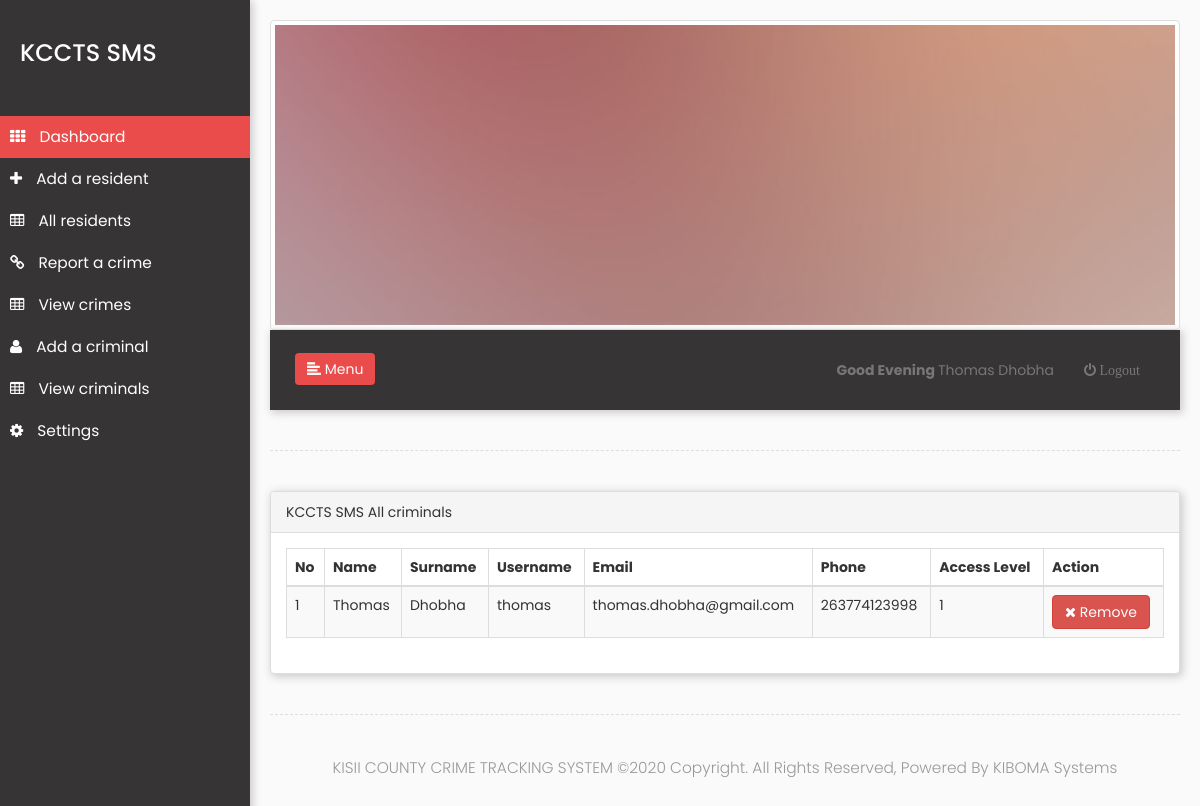
The app's page /admin/v_users.php (signed in) with its own data.
### tables this page shows
CREATE TABLE `users` (
  `id` int(11) NOT NULL,
  `name` varchar(30) NOT NULL,
  `surname` varchar(30) NOT NULL,
  `email` varchar(40) NOT NULL,
  `username` varchar(20) NOT NULL,
  `password` varchar(32) NOT NULL,
  `joined` varchar(30) NOT NULL,
  `type` varchar(10) NOT NULL,
  `permission` varchar(10) NOT NULL,
  `gender` varchar(1) NOT NULL,
  `phone` varchar(20) NOT NULL
);

### admin/v_users.php (the view, shortened to what this page needs)
<?php require_once('includes/session.php');
      require_once('includes/conn.php');
?>
<!DOCTYPE html>
<html lang="en">
    <head>
        <link rel="stylesheet" href="assets/css/bootstrap.min.css">
        <link rel="stylesheet" href="assets/css/style.css">
        <link rel="stylesheet" href="assets/awesome/font-awesome.css">
        <link rel="stylesheet" href="assets/css/animate.css">
         <link rel="stylesheet" href="vendors/datatables/datatables.min.css">
    </head>
    <body>
        <div class="wrapper">
            <nav id="sidebar" class="sammacmedia">
                <div class="sidebar-header">
                    <h3>KCCTS SMS</h3>
                </div>
                <ul class="list-unstyled components">
                    <li class="active">
                        <a href="dashboard.php">
                            <i class="fa fa-th"></i>
                           Dashboard
                        </a>
                    </li>
                              <?php
                    if($_SESSION['permission']==1 or $_SESSION['permission']==2 ){
                    ?>
                    <li>
                        <a href="a_employees.php">
                            <i class="fa fa-plus"></i>
                            Add a resident
                        </a>
                    </li>
                    <?php }?>
                    <li>
                        <a href="all_employees.php">
                            <i class="fa fa-table"></i>
                           All residents
                        </a>
                    </li>
                    <li>
                        <a href="invest.php">
                            <i class="fa fa-link"></i>
                            Report a crime
                        </a>
                    </li>
                              <?php
                    if($_SESSION['permission']==1 or $_SESSION['permission']==2 ){
                    ?>
                    <li>
                        <a href="v_issue.php">
                            <i class="fa fa-table"></i>
                            View crimes
                        </a>
                    </li>
                    <?php }?>
                             <?php
                    if($_SESSION['permission']==1){
                    ?>
                    <li>
                        <a href="a_users.php">
                            <i class="fa fa-user"></i>
                            Add a criminal
                        </a>
                    </li>
                    <li>
                        <a href="v_users.php">
                            <i class="fa fa-table"></i>
                            View criminals
                        </a>
                    </li>
                    <?php } ?>
                    <li>
                        <a href="settings.php">
                            <i class="fa fa-cog"></i>
                            Settings
                        </a>
                    </li>
                </ul>
            </nav>
            <div id="content">
                <div clas="col-md-12">
                <img src="assets/image/pic05.jpg" class="img-thumbnail">
                    </div>
                <nav class="navbar navbar-default sammacmedia">
                    <div class="container-fluid">
                        <div class="navbar-header" id="sams">
                            <button type="button" id="sidebarCollapse" id="makota" class="btn btn-sam animated tada navbar-btn">
                                <i class="glyphicon glyphicon-align-left"></i>
                                <span>Menu</span>
                            </button>
                        </div>
                        <div class="collapse navbar-collapse" id="bs-example-navbar-collapse-1">
                            <ul class="nav navbar-nav navbar-right  makotasamuel">
                                <li><a href="#"><?php require_once('includes/name.php');?></a></li>
                                <li ><a href="logout.php"><i class="fa fa-power-off"> Logout</i></a></li>
                            </ul>
                        </div>
                    </div>
                </nav>
                <div class="line"></div>
		<div class="panel panel-default sammacmedia">
            <div class="panel-heading">KCCTS SMS All criminals</div>
        <div class="panel-body">
                        <table class="table table-striped thead-dark table-bordered table-hover" id="myTable">
                <thead>
                <tr>
                    <th>No</th>
                    <th>Name</th>
                    <th>Surname</th>
                    <th>Username</th>
                    <th>Email</th>
                    <th>Phone</th>
                    <th>Access Level</th>
                    <th>Action</th>
                    </tr>
                </thead>
                    <?php
                                   $a=1;
                    $query=mysqli_query($mysqli,"select *from `users` ");
                     while($row=mysqli_fetch_array($query))
                        {
                          ?>
                          <tr>
                              <td><?php echo $a;?></td>
                            <td><?php echo $row['name'];?></td>
                            <td><?php echo $row['surname'];?></td>
                            <td><?php echo $row['username'];?></td>
                            <td><?php echo $row['email'];?></td>
                            <td><?php echo $row['phone'];?></td>
                            <td><?php echo $row['permission'];?></td>
                            <td>
                  <a href="v_users.php?edited=1&idx=<?php echo $row['id']; ?>" data-toggle="modal" class="btn btn-danger"><span class="fa fa-times"></span> Remove</a>
                              </td>
                          </tr>
                          <?php
                            $a++;
                      }
                               ?>
                </table>
            </div>
                </div>
                <div class="line"></div>
                <footer>
            <p class="text-center">
           KISII COUNTY CRIME TRACKING SYSTEM &copy;<?php echo date("Y ");?>Copyright. All Rights Reserved, Powered By KIBOMA Systems
            </p>
            </footer>
            </div>
        </div>
    </body>
</html>

### admin/assets/css/style.css (style rules this page uses)
body { font-family: 'Poppins', sans-serif; background: #fafafa; }
p { font-family: 'Poppins', sans-serif; font-size: 1.1em; font-weight: 300; line-height: 1.7em; color: #999; }
a, a:hover, a:focus { color: inherit; text-decoration: none; transition: all 0.3s; }
.navbar { padding: 15px 10px; background: #363434; border: none; border-radius: 0; margin-bottom: 40px; box-shadow: 1px 1px 3px rgba(0, 0, 0, 0.1); }
.navbar-btn { box-shadow: none; outline: none !important; border: none; }
.line { width: 100%; height: 1px; border-bottom: 1px dashed #ddd; margin: 40px 0; }
.sammacmedia { box-shadow: 2px 2px 8px 1px #ccc; }
i, span { display: inline-block; }
.wrapper { display: flex; align-items: stretch; }
#sidebar { min-width: 250px; max-width: 250px; background: #363434; color: #fff; transition: all 0.3s; }
#sidebar ul li a { text-align: left; }
#sidebar .sidebar-header { padding: 20px; background: #363434; }
#sidebar ul.components { padding: 20px 0; border-bottom: 1px solid #363434; }
#sidebar ul li a { padding: 10px; font-size: 1.1em; display: block; }
#sidebar ul li a i { margin-right: 10px; }
.btn-sam { background-color: #ea4c4c; color:#fafafa; }
#sidebar ul li.active > a, a[aria-expanded="true"] { color: #fff; background: #ea4c4c; }
#content { padding: 20px; min-height: 100vh; transition: all 0.3s; }

### records on screen
users: name "Thomas", surname "Dhobha", username "thomas", email "thomas.dhobha@gmail.com", phone "263774123998", permission "1"

### other values on screen
$_SESSION['name'] "Thomas"
$_SESSION['surname'] "Dhobha"
